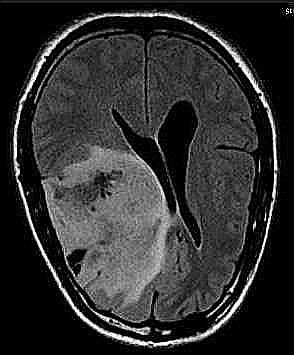
#> input picture Dataset/yes/y1017.jpg, 294 x 355 px, found by its file name; its folder holds only this picture in this run
$ python 'Model 4-Vgg19.py'
#> lines starting #> are read from the running program, lines starting #| are printed output that depends on the picture; after the words box and inside, x2 and y2 are one past the last pixel; in counts of white or black regions, pixels touching at a corner belong together
import os
import cv2
import shutil
import imutils
import numpy as np
from sklearn.utils import shuffle
from tensorflow.keras.models import Model
from tensorflow.keras.optimizers import SGD
from tensorflow.keras.applications.vgg19 import VGG19
from tensorflow.keras.layers import Flatten, Dense, Dropout
from tensorflow.keras.preprocessing.image import ImageDataGenerator
from tensorflow.keras.callbacks import ModelCheckpoint, EarlyStopping, ReduceLROnPlateau

def augmented_data(file_dir, n_generated_samples, save_to_dir):
#> (the call stopped at in augmented_data, `data_gen = ImageDataGenerator( rotation_range = 10, width_shift_range ..`: tensorflow is not available in this run)
#> (the call stopped at in augmented_data, `data_gen = ImageDataGenerator( rotation_range = 10, width_shift_range ..`: tensorflow is not available in this run)
#> in load_data, image is the input picture: shape (355, 294, 3); min 0, max 255, mean 47.8
    data_gen = ImageDataGenerator(
        rotation_range = 10,
        width_shift_range = 0.1,
        height_shift_range = 0.1,
        shear_range = 0.1,
        brightness_range = (0.3, 1.0),
        horizontal_flip = True,
        vertical_flip = True,
        fill_mode = 'nearest'
    )
    for filename in os.listdir(file_dir):
        image = cv2.imread(file_dir + '/' + filename)
        image = image.reshape((1,) + image.shape)
        save_prefix = 'aug_' + filename[:-4]
        i = 0
        for batch in data_gen.flow(x = image, batch_size = 1, save_to_dir = save_to_dir, save_prefix = save_prefix, save_format = "jpg"):
            i += 1
            if i >= n_generated_samples:
                break

def crop_brain_tumor(image):
    gray = cv2.cvtColor(image, cv2.COLOR_BGR2GRAY)
    gray = cv2.GaussianBlur(gray, (5,5), 0)
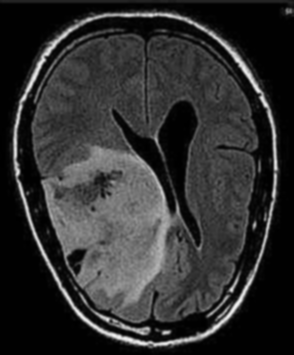
#> gray: shape (355, 294); min 0, max 241, mean 47.8
    thres = cv2.threshold(gray, 45, 255, cv2.THRESH_BINARY)[1]
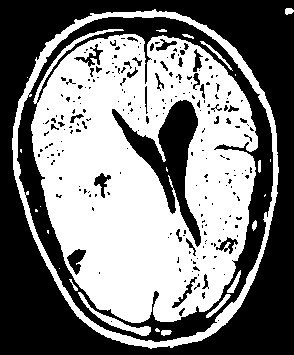
#> thres: shape (355, 294); 49.5% white; 24 white regions (11 under 20 px), largest, box (x1, y1, x2, y2) and area: (31, 29, 258, 323) 44498, (12, 9, 279, 349) 5986, (78, 292, 151, 336) 481
    thres = cv2.erode(thres, None, iterations = 2)
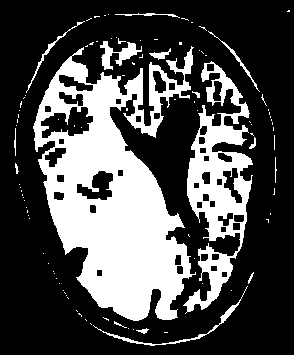
#> thres: shape (355, 294); 30.4% white; 99 white regions (83 under 20 px), largest, box (x1, y1, x2, y2) and area: (33, 46, 196, 321) 22861, (183, 61, 253, 314) 6857, (100, 41, 142, 70) 484
    thres = cv2.dilate(thres, None, iterations = 2)
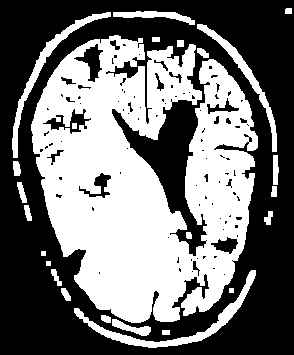
#> thres: shape (355, 294); 45.4% white; 25 white regions

    cnts = cv2.findContours(thres.copy(), cv2.RETR_EXTERNAL, cv2.CHAIN_APPROX_SIMPLE)
#> cnts = 24 contours, 3 with area under 20; largest, box (x1, y1, x2, y2) and area: (31, 35, 258, 323) 42915, (74, 270, 256, 348) 1389, (12, 12, 111, 158) 1046, (197, 24, 277, 152) 886, (113, 11, 195, 25) 401
    cnts = imutils.grab_contours(cnts)
    c = max(cnts, key = cv2.contourArea)
#> c = contour of 989 points, box (x1, y1, x2, y2) (31, 35, 258, 323), area 42915
    extLeft = tuple(c[c[:,:,0].argmin()][0])
#> extLeft = (31, 124)
    extRight = tuple(c[c[:,:,0].argmax()][0])
#> extRight = (257, 147)
    extTop = tuple(c[c[:,:,1].argmin()][0])
#> extTop = (114, 35)
    extBot = tuple(c[c[:,:,1].argmax()][0])
#> extBot = (131, 322)

    new_image = image[extTop[1]:extBot[1], extLeft[0]:extRight[0]]
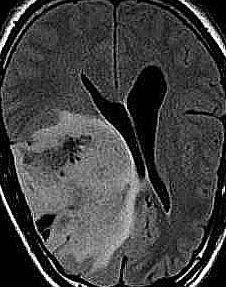
#> new_image: shape (287, 226, 3); min 0, max 255, mean 65.7
    return new_image

def load_data(dir_list, image_size):
    X = []
    y = []

    for directory in dir_list:
        for filename in os.listdir(directory):
            image = cv2.imread(directory + '/' + filename)
            image = crop_brain_tumor(image)
            image = cv2.resize(image, dsize = image_size, interpolation = cv2.INTER_CUBIC)
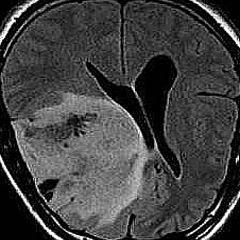
#> image: shape (240, 240, 3); min 0, max 255, mean 65.9
            image = image.astype('float32') / 255.0
            X.append(image)
            if directory[-3:] == "yes":
                y.append(1)
            else:
                y.append(0)

    X = np.array(X)
    y = np.array(y)
    X,y = shuffle(X,y)
    return X,y

dataset = 'D:/Dataset/'
yes_path = dataset + 'yes'
no_path = dataset + 'no'

if not os.path.isdir(dataset + 'augmented'):
    os.mkdir(dataset + 'augmented')
if not os.path.isdir(dataset + 'augmented/yes'):
    os.mkdir(dataset + 'augmented/yes')
if not os.path.isdir(dataset + 'augmented/no'):
    os.mkdir(dataset + 'augmented/no')

augmented_data(file_dir = yes_path, n_generated_samples = 6, save_to_dir = dataset + 'augmented/yes')
augmented_data(file_dir = no_path, n_generated_samples = 9, save_to_dir = dataset + 'augmented/no')

augmeneted_yes = dataset + 'augmented/yes'
augmeneted_no = dataset + 'augmented/no'

img_size = (240,240)
#> (the run stopped early here; a loop or call above may not have finished)
